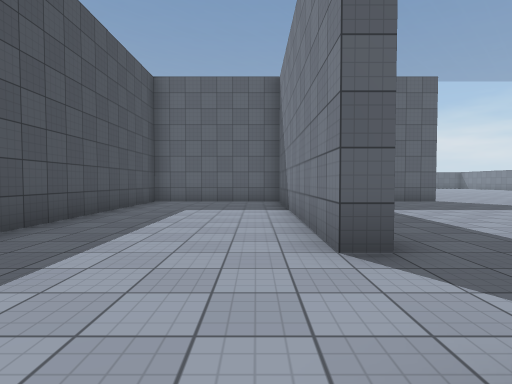
[1] (above)

24 first-person views from a walk through a 3-D level made in the Unity game engine. The camera is 1.3 m above the floor, tilts 2° down and sees 80° across. The floor is counted in squares, 2 m on a side. Each view is taken from the middle of a square. On the plan, view 1 faces up. The plan holds only what a view shows up to about 10 squares ahead; the rest is blank. The place goes on beyond the plan. The player is left out. Surface patterns are stand-ins for the level's own textures.

[2]
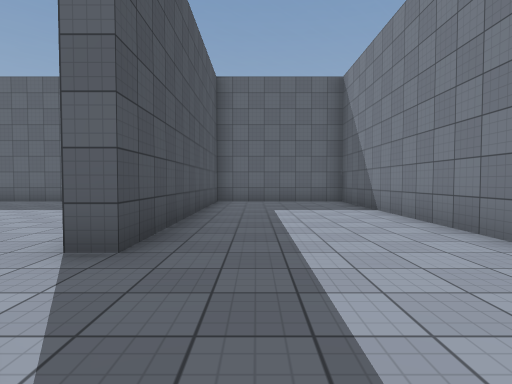

[3]
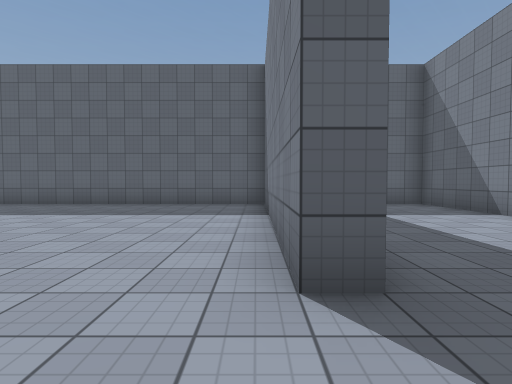

[4]
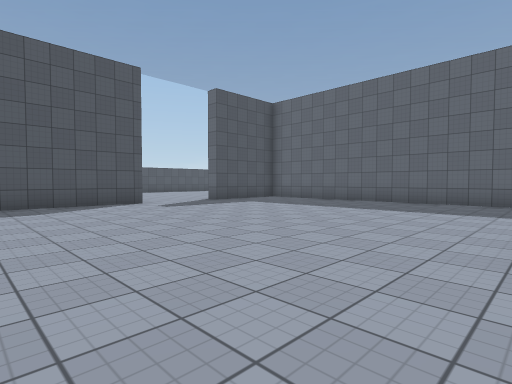

[5]
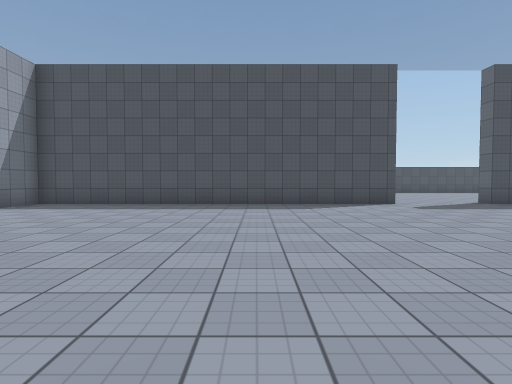

[6]
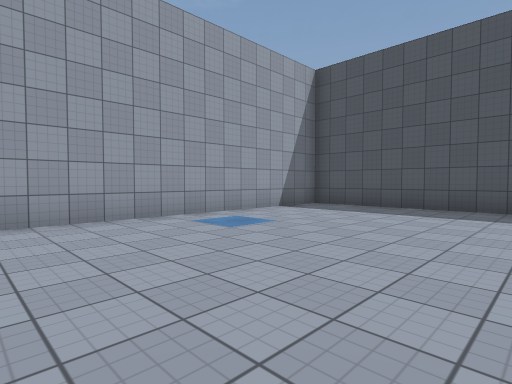

[7]
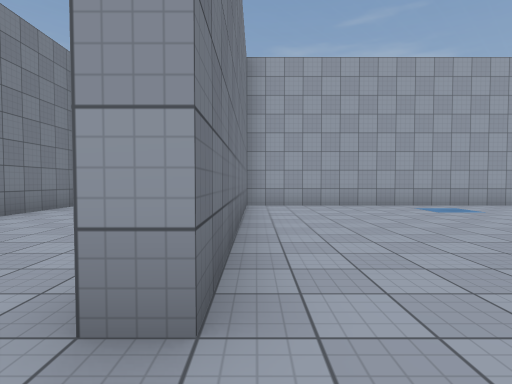

[8]
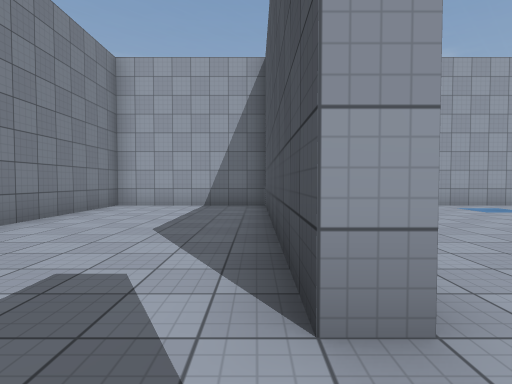

[9]
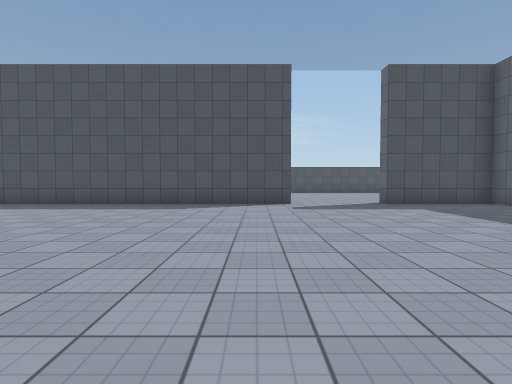

[10]
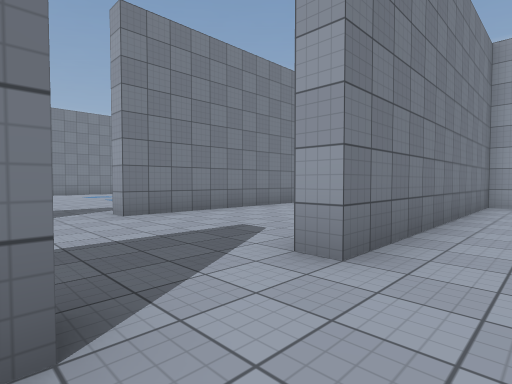

[11]
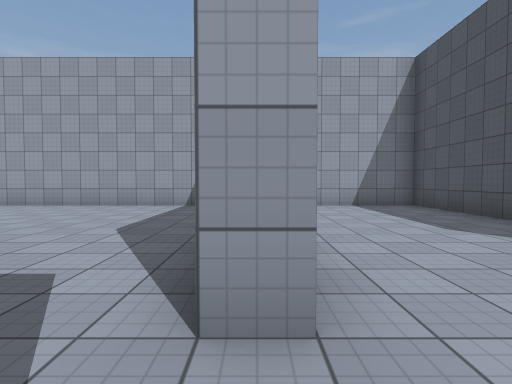

[12]
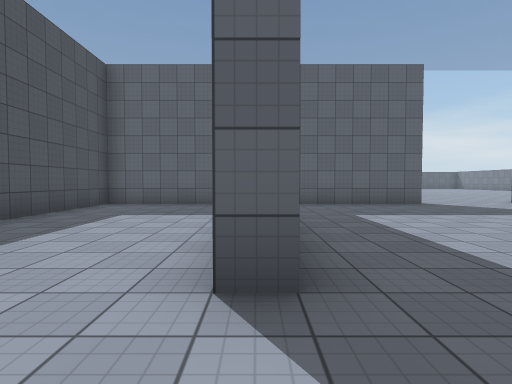

[13]
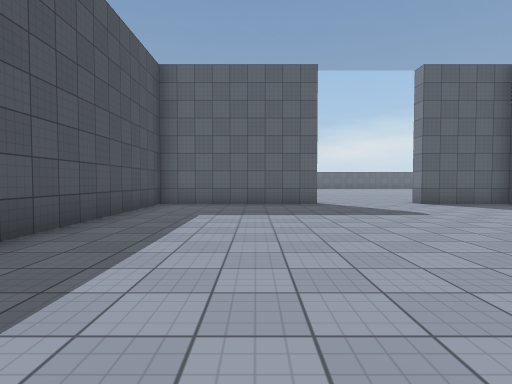

[14]
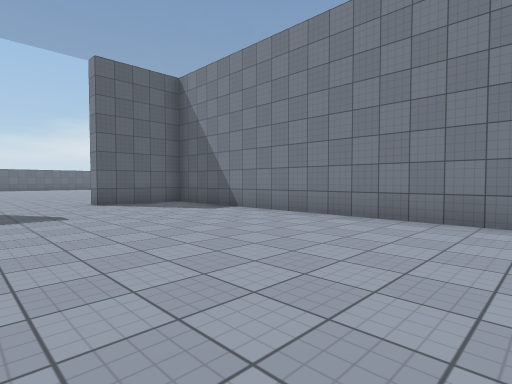

[15]
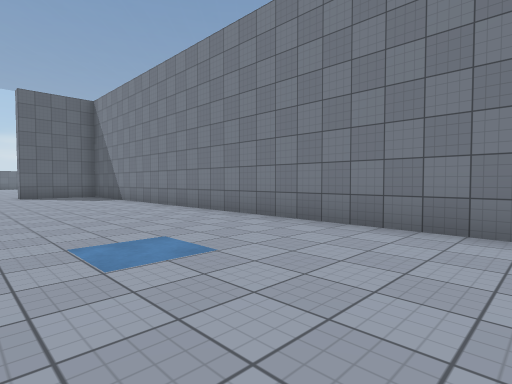

[16]
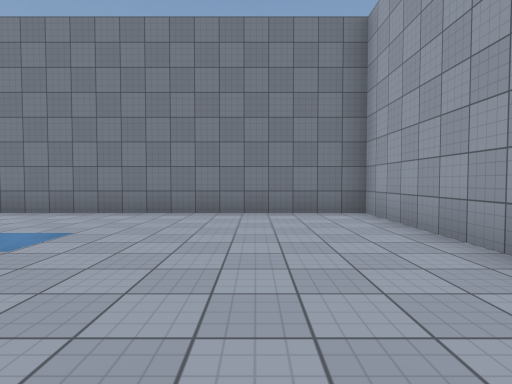

[17]
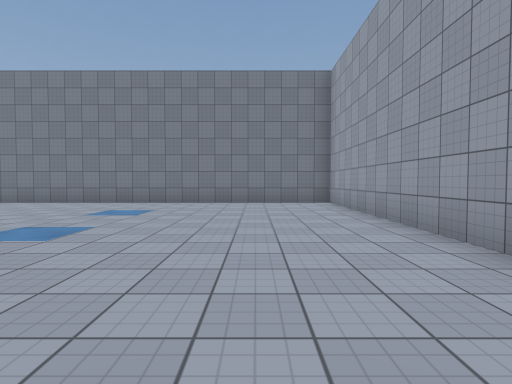

[18]
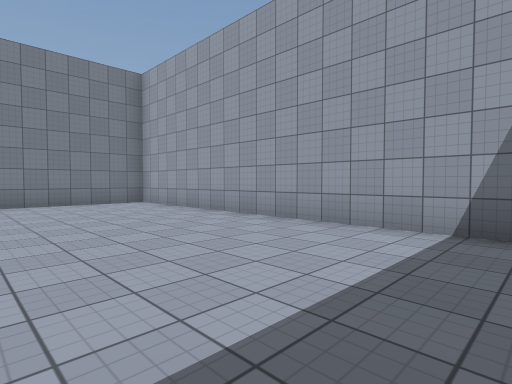

[19]
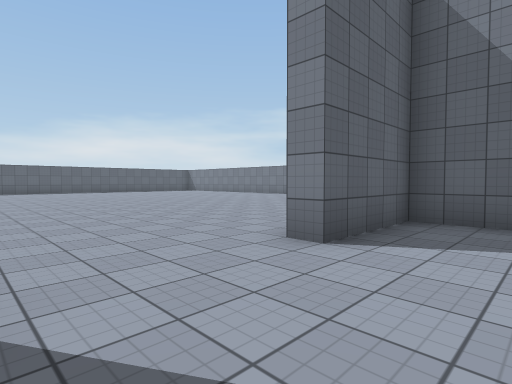

[20]
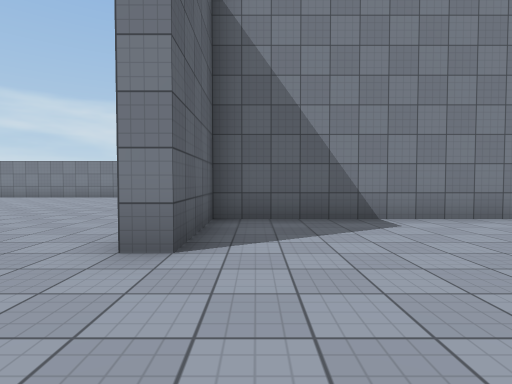

[21]
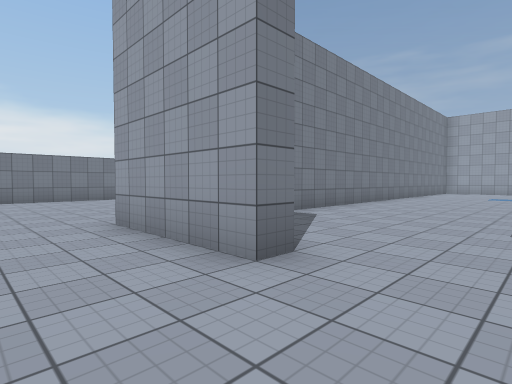

[22]
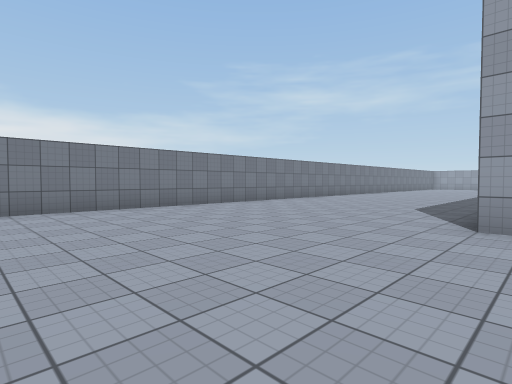

[23]
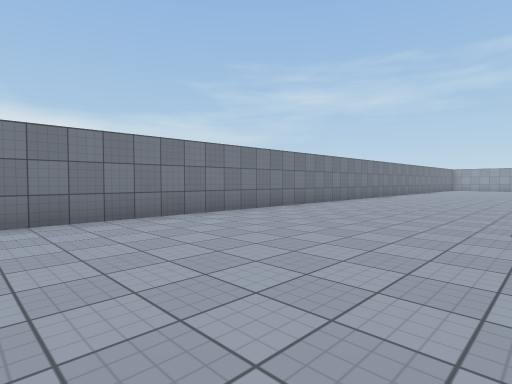

[24]
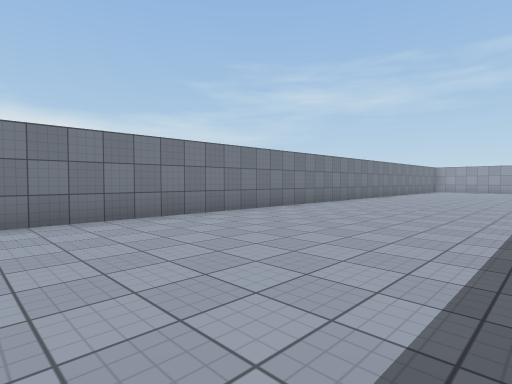

### Floor plan
Points are (right, up) in squares from view 1. A wall is a line through its corners. A room is listed if a view was taken in it or the views show most of it. See-through windows are left out.
Room 1 (views 1, 2, 8, 11, 12)
walls: (1.4, 2.7) (0.8, 2.7) (0.8, 9.7) (-3.2, 9.7) (-3.2, 2.7); (-3.2, 0.7) (-3.2, -6.3) (0.8, -6.3) (0.8, 0.7) (1.2, 0.7)
ways out: opening at (-3, 1.5) to room 2; opening at (1, 1.5) to room 3
Room 2 (views 3, 4, 5, 6, 7, 9, 10)
walls: (-3.2, 2.7) (-3.8, 2.7) (-3.8, 9.4); (-12.8, 4.1) (-12.8, -6.3) (-3.8, -6.3) (-3.8, 0.7) (-3.2, 0.7); (-3.8, 9.7) (-12.8, 9.7) (-12.8, 6.8) (-13.3, 6.8)
ways out: opening at (-3, 1.5) to room 1; opening at (-13, 5.5) to room 3
Room 3 (views 13, 14, 15, 16, 17, 18, 19, 20, 21, 22, 23, 24)
walls: (2.3, -6.3) (11.3, -6.3) (11.3, 9.7) (8.8, 9.7) (8.8, 10.2) (11.7, 10.2); (5.8, 9.7) (1.3, 9.7) (1.3, 4.2); (18.2, -1) (18.2, 14.4)
ways out: opening at (1, 1.5) to room 1; opening at (-13, 5.5) to room 2

Where each view was taken, in squares from view 1:
view 1: 0 up, 0 right, facing up
view 2: 0 up, 2 left, facing up
view 3: 1 up, 4 left, facing up
view 4: 0 up, 4 left, facing up-left
view 5: 0 up, 4 left, facing left
view 6: 1 down, 5 left, facing down-left
view 7: 2 up, 4 left, facing down
view 8: 2 up, 3 left, facing down
view 9: 3 up, 4 left, facing left
view 10: 3 up, 5 left, facing down-right
view 11: 2 up, 1 right, facing down
view 12: 1 up, 1 right, facing up
view 13: 1 up, 4 right, facing up
view 14: 1 up, 6 right, facing up-right
view 15: 4 down, 7 right, facing up-right
view 16: 4 down, 5 right, facing right
view 17: 4 down, 2 right, facing right
view 18: 2 down, 2 right, facing down-right
view 19: 8 up, 6 right, facing up-right
view 20: 9 up, 6 right, facing right
view 21: 12 up, 7 right, facing down-right
view 22: 15 up, 11 right, facing down-right
view 23: 12 up, 13 right, facing down-right
view 24: 8 up, 13 right, facing down-right
